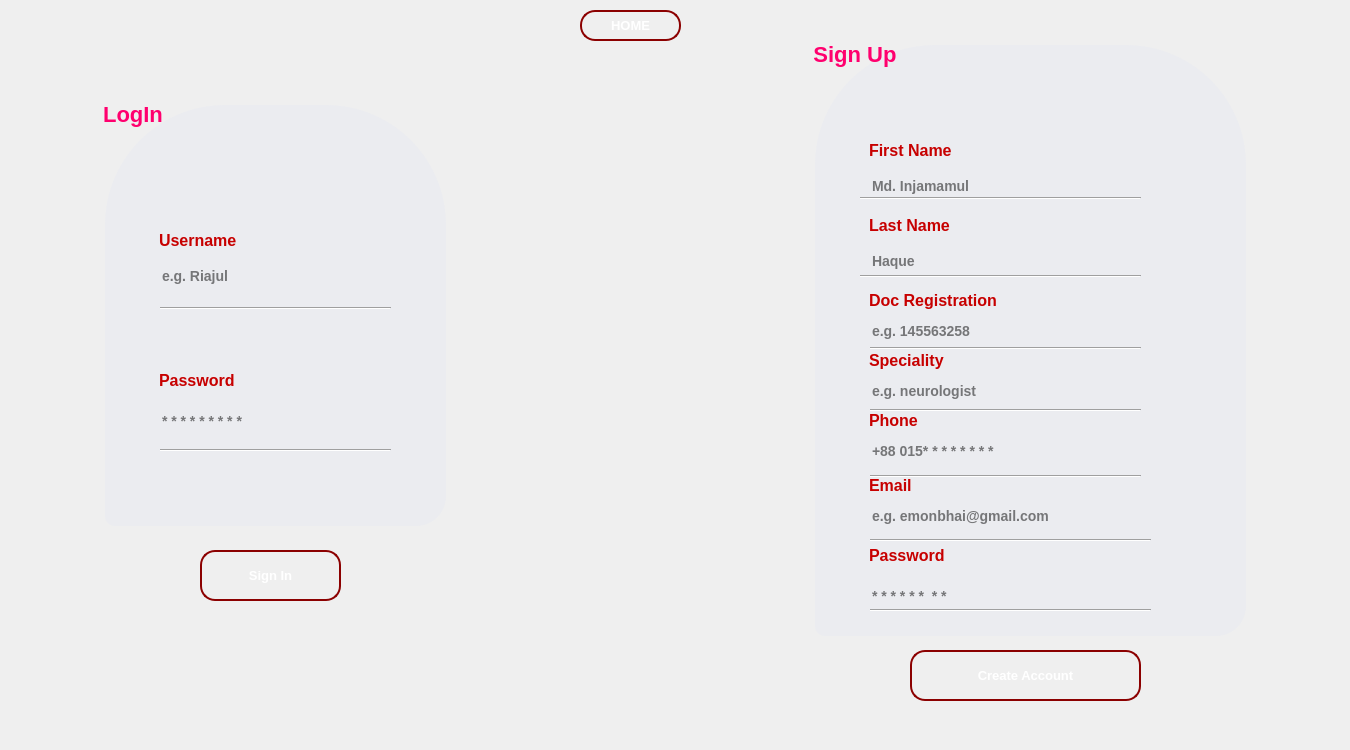
<?xml version="1.0" encoding="UTF-8"?>
<ui version="4.0">
 <class>doctor_mainwindow</class>
 <widget class="QDialog" name="doctor_mainwindow">
  <property name="geometry">
   <rect>
    <x>0</x>
    <y>0</y>
    <width>1350</width>
    <height>750</height>
   </rect>
  </property>
  <property name="windowTitle">
   <string>Dialog</string>
  </property>
  <property name="styleSheet">
   <string notr="true">doctor_mainwindow{
	border-image: url(:/images/doctor_main.jpeg);
	background-size:cover;
}

QDateEdit{

border:none;
border-radius:10px;
color:white;
background:#8b0000;
font-family: &quot;Roboto&quot;,sans-serif;

font-size:5px;
font-weight:lighter;



border-top-right-radius: 6px;
border-bottom-right-radius: 80px;
border-bottom-left-radius: 80px;



    font-size: 15px;

    text-align: center;

    margin: 5px;
  font-family: &quot;Roboto&quot;,sans-serif;

}

QGroupBox{
border:2px;
border-radius:10px;


    font-size: 22px;
   color:rgb(255, 0, 110);
    text-align: center;
    font-weight: bold;
    margin: 5px;
  font-family: &quot;Roboto&quot;,sans-serif;
background: #EBECF0;

border-top-left-radius: 120px;
border-top-right-radius: 120px;

border-bottom-right-radius: 30px;



}

QLabel{
    font-size: 16px;
   color:#c70000;
    text-align: center;
    font-weight: 600;
    margin: 5px;
    
    font-family: &quot;Roboto&quot;,sans-serif;
}

QLineEdit{
outline: none;
   border:none;
font-family: &quot;Roboto&quot;,sans-serif;
color: black;
font-size:14px;
font-weight: 200;
font-weight:bold;
    padding:20px 10px;
    
    width: 20%;
    background: transparent;

}


QPushButton{
color:white;
font-weight:bold;
font-size:13px;
background-color:transparent;
border:2px solid #8b0000;
border-radius:15px;

}

QPushButton:hover{
color:#8b0000;
background: white;
border:2px solid #8b0000;
border-radius:15px;

}
</string>
  </property>
  <widget class="QGroupBox" name="groupBox">
   <property name="geometry">
    <rect>
     <x>100</x>
     <y>100</y>
     <width>351</width>
     <height>431</height>
    </rect>
   </property>
   <property name="styleSheet">
    <string notr="true"/>
   </property>
   <property name="title">
    <string>LogIn</string>
   </property>
   <widget class="QLabel" name="label">
    <property name="geometry">
     <rect>
      <x>50</x>
      <y>120</y>
      <width>121</width>
      <height>41</height>
     </rect>
    </property>
    <property name="text">
     <string>Username </string>
    </property>
   </widget>
   <widget class="QLineEdit" name="userlog">
    <property name="geometry">
     <rect>
      <x>50</x>
      <y>140</y>
      <width>261</width>
      <height>71</height>
     </rect>
    </property>
    <property name="placeholderText">
     <string>e.g. Riajul</string>
    </property>
   </widget>
   <widget class="Line" name="line">
    <property name="geometry">
     <rect>
      <x>60</x>
      <y>200</y>
      <width>231</width>
      <height>16</height>
     </rect>
    </property>
    <property name="orientation">
     <enum>Qt::Horizontal</enum>
    </property>
   </widget>
   <widget class="QLineEdit" name="passlog">
    <property name="geometry">
     <rect>
      <x>50</x>
      <y>290</y>
      <width>241</width>
      <height>61</height>
     </rect>
    </property>
    <property name="contextMenuPolicy">
     <enum>Qt::NoContextMenu</enum>
    </property>
    <property name="echoMode">
     <enum>QLineEdit::Password</enum>
    </property>
    <property name="placeholderText">
     <string>* * * * * * * * * </string>
    </property>
   </widget>
   <widget class="Line" name="line_2">
    <property name="geometry">
     <rect>
      <x>60</x>
      <y>340</y>
      <width>231</width>
      <height>20</height>
     </rect>
    </property>
    <property name="orientation">
     <enum>Qt::Horizontal</enum>
    </property>
   </widget>
   <widget class="QLabel" name="label_2">
    <property name="geometry">
     <rect>
      <x>50</x>
      <y>260</y>
      <width>111</width>
      <height>41</height>
     </rect>
    </property>
    <property name="text">
     <string>Password</string>
    </property>
   </widget>
  </widget>
  <widget class="QGroupBox" name="groupBox_2">
   <property name="geometry">
    <rect>
     <x>810</x>
     <y>40</y>
     <width>441</width>
     <height>601</height>
    </rect>
   </property>
   <property name="title">
    <string>Sign Up</string>
   </property>
   <widget class="QLabel" name="label_3">
    <property name="geometry">
     <rect>
      <x>50</x>
      <y>90</y>
      <width>121</width>
      <height>41</height>
     </rect>
    </property>
    <property name="text">
     <string>First Name</string>
    </property>
   </widget>
   <widget class="QLabel" name="label_4">
    <property name="geometry">
     <rect>
      <x>50</x>
      <y>160</y>
      <width>101</width>
      <height>51</height>
     </rect>
    </property>
    <property name="text">
     <string>Last Name</string>
    </property>
   </widget>
   <widget class="QLabel" name="label_5">
    <property name="geometry">
     <rect>
      <x>50</x>
      <y>240</y>
      <width>151</width>
      <height>41</height>
     </rect>
    </property>
    <property name="text">
     <string>Doc Registration</string>
    </property>
   </widget>
   <widget class="QLabel" name="label_6">
    <property name="geometry">
     <rect>
      <x>50</x>
      <y>360</y>
      <width>121</width>
      <height>41</height>
     </rect>
    </property>
    <property name="text">
     <string>Phone</string>
    </property>
   </widget>
   <widget class="QLabel" name="label_7">
    <property name="geometry">
     <rect>
      <x>50</x>
      <y>490</y>
      <width>151</width>
      <height>51</height>
     </rect>
    </property>
    <property name="text">
     <string>Password</string>
    </property>
   </widget>
   <widget class="QLabel" name="label_8">
    <property name="geometry">
     <rect>
      <x>50</x>
      <y>300</y>
      <width>101</width>
      <height>41</height>
     </rect>
    </property>
    <property name="text">
     <string>Speciality</string>
    </property>
   </widget>
   <widget class="QLabel" name="label_9">
    <property name="geometry">
     <rect>
      <x>50</x>
      <y>430</y>
      <width>91</width>
      <height>31</height>
     </rect>
    </property>
    <property name="text">
     <string>Email</string>
    </property>
   </widget>
   <widget class="QLineEdit" name="fn">
    <property name="geometry">
     <rect>
      <x>50</x>
      <y>110</y>
      <width>311</width>
      <height>71</height>
     </rect>
    </property>
    <property name="placeholderText">
     <string>Md. Injamamul</string>
    </property>
   </widget>
   <widget class="QLineEdit" name="ln">
    <property name="geometry">
     <rect>
      <x>50</x>
      <y>190</y>
      <width>301</width>
      <height>61</height>
     </rect>
    </property>
    <property name="placeholderText">
     <string>Haque</string>
    </property>
   </widget>
   <widget class="QLineEdit" name="dr">
    <property name="geometry">
     <rect>
      <x>50</x>
      <y>260</y>
      <width>291</width>
      <height>61</height>
     </rect>
    </property>
    <property name="placeholderText">
     <string>e.g. 145563258</string>
    </property>
   </widget>
   <widget class="QLineEdit" name="sp">
    <property name="geometry">
     <rect>
      <x>50</x>
      <y>320</y>
      <width>291</width>
      <height>61</height>
     </rect>
    </property>
    <property name="placeholderText">
     <string>e.g. neurologist</string>
    </property>
   </widget>
   <widget class="QLineEdit" name="pn">
    <property name="geometry">
     <rect>
      <x>50</x>
      <y>380</y>
      <width>291</width>
      <height>61</height>
     </rect>
    </property>
    <property name="placeholderText">
     <string>+88 015* * * * * * * *</string>
    </property>
   </widget>
   <widget class="QLineEdit" name="em">
    <property name="geometry">
     <rect>
      <x>50</x>
      <y>440</y>
      <width>321</width>
      <height>71</height>
     </rect>
    </property>
    <property name="placeholderText">
     <string>e.g. emonbhai@gmail.com</string>
    </property>
   </widget>
   <widget class="QLineEdit" name="pass">
    <property name="geometry">
     <rect>
      <x>50</x>
      <y>530</y>
      <width>321</width>
      <height>51</height>
     </rect>
    </property>
    <property name="echoMode">
     <enum>QLineEdit::Password</enum>
    </property>
    <property name="placeholderText">
     <string>* * * * * *  * *</string>
    </property>
   </widget>
   <widget class="Line" name="line_3">
    <property name="geometry">
     <rect>
      <x>50</x>
      <y>150</y>
      <width>281</width>
      <height>16</height>
     </rect>
    </property>
    <property name="orientation">
     <enum>Qt::Horizontal</enum>
    </property>
   </widget>
   <widget class="Line" name="line_4">
    <property name="geometry">
     <rect>
      <x>50</x>
      <y>226</y>
      <width>281</width>
      <height>20</height>
     </rect>
    </property>
    <property name="orientation">
     <enum>Qt::Horizontal</enum>
    </property>
   </widget>
   <widget class="Line" name="line_5">
    <property name="geometry">
     <rect>
      <x>60</x>
      <y>300</y>
      <width>271</width>
      <height>16</height>
     </rect>
    </property>
    <property name="orientation">
     <enum>Qt::Horizontal</enum>
    </property>
   </widget>
   <widget class="Line" name="line_6">
    <property name="geometry">
     <rect>
      <x>60</x>
      <y>360</y>
      <width>271</width>
      <height>20</height>
     </rect>
    </property>
    <property name="orientation">
     <enum>Qt::Horizontal</enum>
    </property>
   </widget>
   <widget class="Line" name="line_7">
    <property name="geometry">
     <rect>
      <x>60</x>
      <y>485</y>
      <width>281</width>
      <height>31</height>
     </rect>
    </property>
    <property name="orientation">
     <enum>Qt::Horizontal</enum>
    </property>
   </widget>
   <widget class="Line" name="line_8">
    <property name="geometry">
     <rect>
      <x>60</x>
      <y>426</y>
      <width>271</width>
      <height>20</height>
     </rect>
    </property>
    <property name="orientation">
     <enum>Qt::Horizontal</enum>
    </property>
   </widget>
   <widget class="Line" name="line_9">
    <property name="geometry">
     <rect>
      <x>60</x>
      <y>560</y>
      <width>281</width>
      <height>21</height>
     </rect>
    </property>
    <property name="orientation">
     <enum>Qt::Horizontal</enum>
    </property>
   </widget>
  </widget>
  <widget class="QPushButton" name="pushButton">
   <property name="geometry">
    <rect>
     <x>910</x>
     <y>650</y>
     <width>231</width>
     <height>51</height>
    </rect>
   </property>
   <property name="text">
    <string>Create Account</string>
   </property>
  </widget>
  <widget class="QPushButton" name="pushButton_2">
   <property name="geometry">
    <rect>
     <x>200</x>
     <y>550</y>
     <width>141</width>
     <height>51</height>
    </rect>
   </property>
   <property name="text">
    <string>Sign In</string>
   </property>
  </widget>
  <widget class="QPushButton" name="pushButton_3">
   <property name="geometry">
    <rect>
     <x>580</x>
     <y>10</y>
     <width>101</width>
     <height>31</height>
    </rect>
   </property>
   <property name="text">
    <string>HOME</string>
   </property>
  </widget>
 </widget>
 <resources/>
 <connections/>
</ui>
